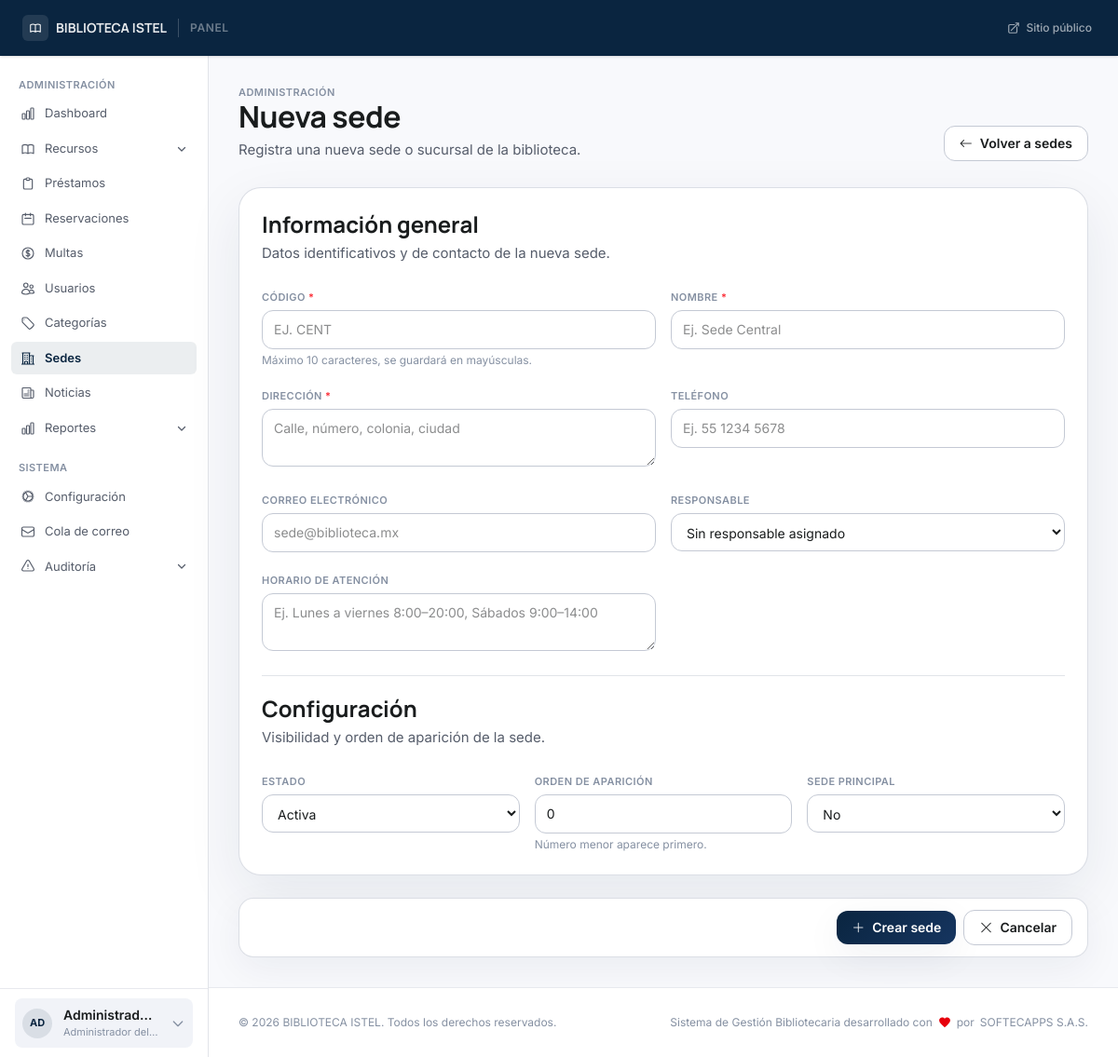
Screenshot of /admin/branches/create (signed in) with the database file from the repository.
### tables this page shows
CREATE TABLE `users` (
  `id` int(10) unsigned NOT NULL AUTO_INCREMENT,
  `user_number` varchar(20) DEFAULT NULL,
  `name` varchar(150) NOT NULL,
  `email` varchar(150) NOT NULL,
  `document_number` varchar(30) NOT NULL,
  `phone` varchar(30) DEFAULT NULL,
  `address` text DEFAULT NULL,
  `birthdate` date DEFAULT NULL,
  `photo` varchar(255) DEFAULT NULL,
  `role` enum('admin','librarian','teacher','user','guest') NOT NULL DEFAULT 'user',
  `user_type` enum('student','teacher','external','staff') NOT NULL DEFAULT 'student',
  `status` enum('active','suspended','blocked','inactive') NOT NULL DEFAULT 'active',
  `password_hash` varchar(255) NOT NULL,
  `remember_token` varchar(64) DEFAULT NULL,
  `remember_expires` datetime DEFAULT NULL,
  `email_verified_at` datetime DEFAULT NULL,
  `force_password_change` tinyint(1) NOT NULL DEFAULT 0,
  `last_login_at` datetime DEFAULT NULL,
  `last_login_ip` varchar(45) DEFAULT NULL,
  `created_at` datetime NOT NULL DEFAULT current_timestamp(),
  `updated_at` datetime NOT NULL DEFAULT current_timestamp() ON UPDATE current_timestamp(),
  PRIMARY KEY (`id`),
  UNIQUE KEY `uq_users_email` (`email`),
  UNIQUE KEY `uq_users_document` (`document_number`),
  UNIQUE KEY `uq_users_user_number` (`user_number`),
  KEY `idx_users_role_status` (`role`,`status`)
);

### views/admin/branches/create.php (the view, shortened to what the rows shown need)
<section class="p-6 lg:p-8">
    <div class="mb-7 flex flex-col gap-3 sm:flex-row sm:items-end sm:justify-between">
        <div>
            <h1 class="headline-lg text-on-surface">Nueva sede</h1>
        </div>
    </div>
    <form method="POST" action="<?= BASE_URL ?>/admin/branches" class="space-y-6">
        <div class="rounded-3xl border border-outline-variant/60 bg-white p-5 shadow-ambient-lg lg:p-6 space-y-5">
            <div>
                <h2 class="headline-md text-on-surface">Información general</h2>
            </div>
            <div>
                <h2 class="headline-md text-on-surface">Configuración</h2>
            </div>
        </div>
    </form>
</section>

### views/partials/panel-sidebar.php (shortened to what the rows shown need)
<?php
$_e      = fn(mixed $v) => htmlspecialchars((string) $v, ENT_QUOTES | ENT_SUBSTITUTE, 'UTF-8');
$role    = $auth_user['role'] ?? '';
$roleBadge = match($role) {
    'admin'     => ['Administrador del sistema', 'bg-red-100 text-red-700 border-red-200'],
    'librarian' => ['Bibliotecario', 'bg-violet-100 text-violet-700 border-violet-200'],
    'teacher'   => ['Docente', 'bg-blue-100 text-blue-700 border-blue-200'],
    'user'    => ['Socio', 'bg-emerald-100 text-emerald-700 border-emerald-200'],
    default     => ['Usuario', 'bg-slate-100 text-slate-700 border-slate-200'],
};
$initials = mb_strtoupper(mb_substr($auth_user['name'] ?? '?', 0, 2));
?>
<aside class="hidden lg:flex flex-col w-56 bg-white border-r border-outline-variant/50 shrink-0" aria-label="Navegación del panel">
    <div class="min-h-[74px] border-t border-outline-variant/40 bg-white px-4 py-2 flex items-center">
        <details class="group relative w-full" onmouseenter="if (this._closeTimer) { clearTimeout(this._closeTimer); this._closeTimer = null; }" onmouseleave="this._closeTimer = setTimeout(() => this.removeAttribute('open'), 320)">
            <summary class="list-none flex items-center gap-3 rounded-lg bg-surface-container-low px-2 py-2 cursor-pointer transition-colors duration-150 hover:bg-white text-on-surface">
                <div class="flex h-8 w-8 shrink-0 items-center justify-center rounded-full bg-primary/10 text-[11px] font-bold text-primary">
                    <?= $_e($initials) ?>
                </div>
                <div class="min-w-0 flex-1">
                    <p class="truncate text-sm font-semibold"><?= $_e($auth_user['name'] ?? '') ?></p>
                    <p class="truncate text-[11px] text-on-surface-subtle"><?= $_e($roleBadge[0]) ?></p>
                </div>
                <svg class="w-4 h-4 text-on-surface-subtle transition-transform duration-200 group-open:rotate-180" fill="none" viewBox="0 0 24 24" stroke="currentColor" stroke-width="2" aria-hidden="true">
                    <path stroke-linecap="round" stroke-linejoin="round" d="M19 9l-7 7-7-7"/>
                </svg>
            </summary>
        </details>
    </div>
</aside>

### rows the page displays
users: name "AD", name "Administrad…", role "Administrador del…"

### other values shown
$_e($settings['library_name'] ?? 'Biblioteca') "BIBLIOTECA ISTEL"
$settings['library_name'] "BIBLIOTECA ISTEL"
